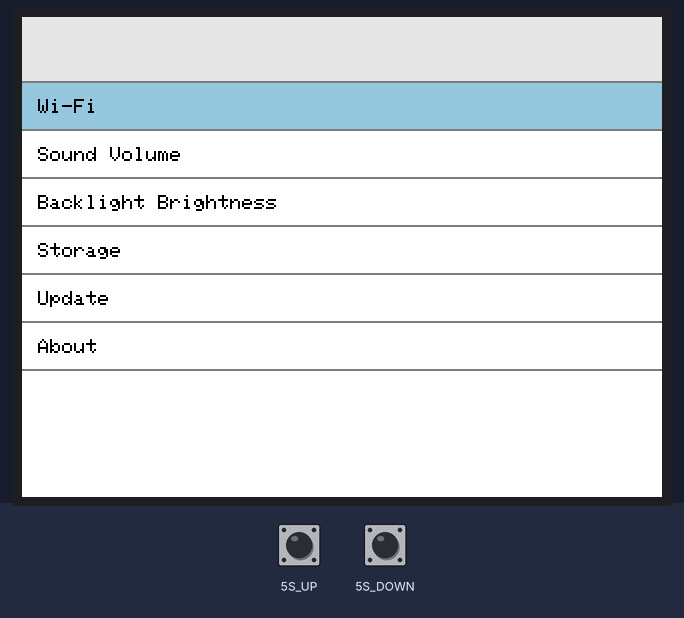
The sketch below on a simulated Seeed Wio Terminal. Shown: 320×240 colour display. Inputs (shaded band) come from the test bench; at power-on: 5S_DOWN HIGH, 5S_UP HIGH. What the sketch prints to the serial monitor is not drawn.

Above: at 1.4 s.
1.5 s: 5S_DOWN pulled LOW for 1 s
At 3.1 s:
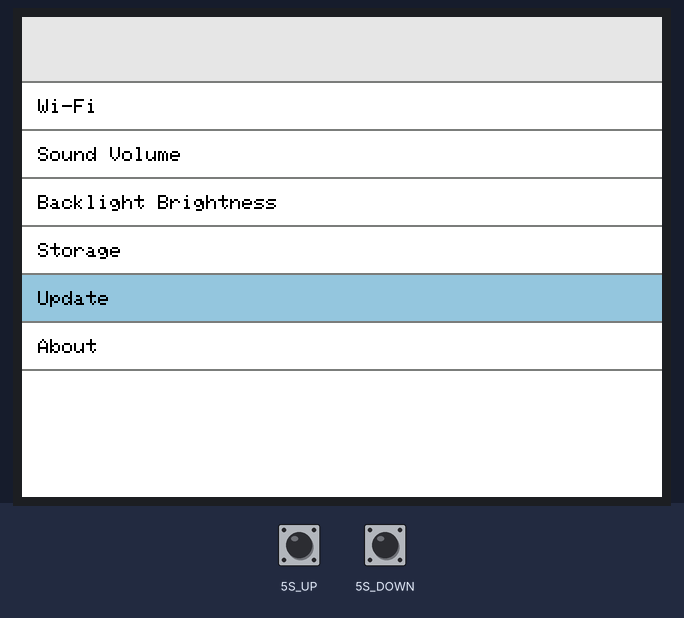
4.0 s: 5S_DOWN pulled LOW for 0.25 s
At 5.4 s:
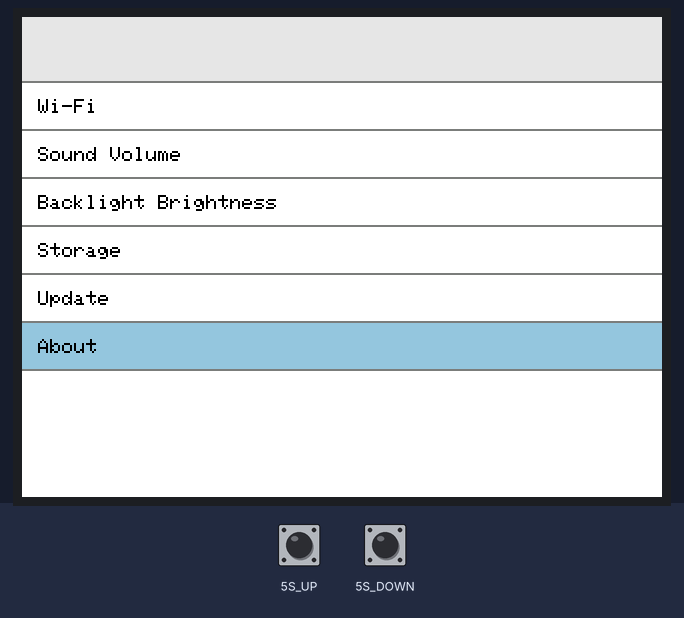
5.7 s: 5S_UP pulled LOW for 3.2 s
At 6.27 s:
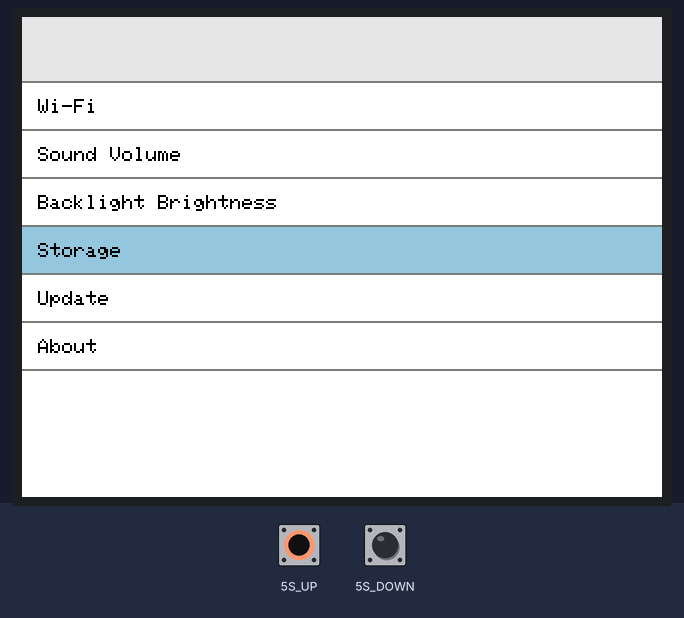
Timing chart, 0 to 8.7 s (numbered marks = the images above; inputs shaded):
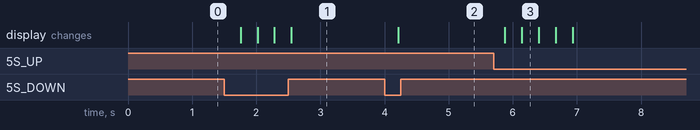

Measured:
- after the input at 1.5 s, the display: first changes after 0.26 s (image 1 shows a later state)
- after the input at 4.0 s, the display: changes after 0.21 s (image 2)
- after the input at 5.7 s, the display: first changes after 0.18 s (image 3 shows a later state)

The sketch:

wio_tool.ino
```cpp
#include"TFT_eSPI.h"

const int CLR_BLUE      = 0x963B;
const int CLR_LIGHTGREY = 0xE73C;
const int CLR_DARKGREY  = 0x7BEF;

const int SCREEN_WIDTH  = 320;
const int SCREEN_HEIGHT = 240;
const int STATUS_HEIGHT = 32;
const int MENU_ITEM_HEIGHT = 24;

String menu_items[] = {
  "Wi-Fi",
  "Sound Volume",
  "Backlight Brightness",
  "Storage",
  "Update",
  "About"
};

int menu_item_count = 6;

TFT_eSPI tft;

int selected_menu_index = 0;

void setup() {
  Serial.begin(115200);
  // Set pins
  pinMode(WIO_5S_UP, INPUT_PULLUP);
  pinMode(WIO_5S_DOWN, INPUT_PULLUP);
  // Set screen
  tft.begin();
  tft.setRotation(3);
  tft.fillScreen(TFT_WHITE);
  draw_menu();
}

void loop() {
  // put your main code here, to run repeatedly:
  if (digitalRead(WIO_5S_UP) == LOW) {
    if (selected_menu_index > 0) {
      selected_menu_index -= 1;
      draw_menu();
    }
  }
  else if (digitalRead(WIO_5S_DOWN) == LOW) {
    if (selected_menu_index < menu_item_count - 1) {
      selected_menu_index += 1;
      draw_menu();
    }
  }
  Serial.println(menu_items[selected_menu_index]);
  Serial.println(selected_menu_index);
  Serial.println(menu_item_count);
  Serial.println("");
  delay(200);
}

void draw_menu() {
  //tft.fillScreen(TFT_WHITE);
  tft.fillRect(0, 0, SCREEN_WIDTH, STATUS_HEIGHT, CLR_LIGHTGREY);
  // Draw background
  for (int i = 0; i < menu_item_count; i++) {
    int color = (i == selected_menu_index) ? CLR_BLUE : TFT_WHITE;
    tft.fillRect(0, STATUS_HEIGHT + 1 + (i * MENU_ITEM_HEIGHT), SCREEN_WIDTH, MENU_ITEM_HEIGHT  - 1, color);
  }
  // Draw lines
  for (int i = 0; i < menu_item_count + 1; i++) {
    tft.drawFastHLine(0, STATUS_HEIGHT + (i * MENU_ITEM_HEIGHT), SCREEN_WIDTH, CLR_DARKGREY);
  }
  // Draw text
  for (int i = 0; i < menu_item_count; i++) {
    tft.setTextColor(TFT_BLACK, (i == selected_menu_index) ? CLR_BLUE : TFT_WHITE);
    tft.drawString(menu_items[i], 8, 9 + STATUS_HEIGHT + (i * MENU_ITEM_HEIGHT));
  }
}
```
